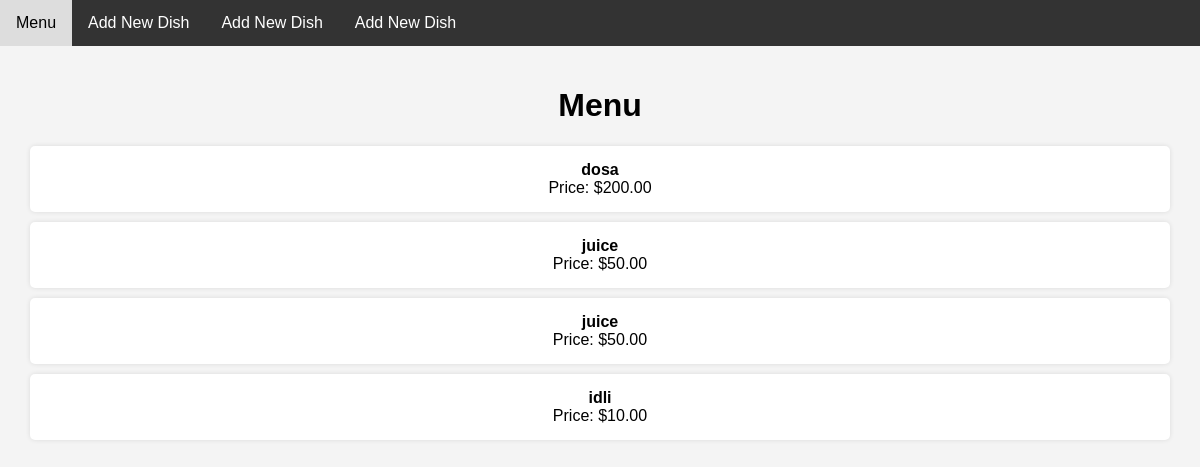
Before: / with the older database file.
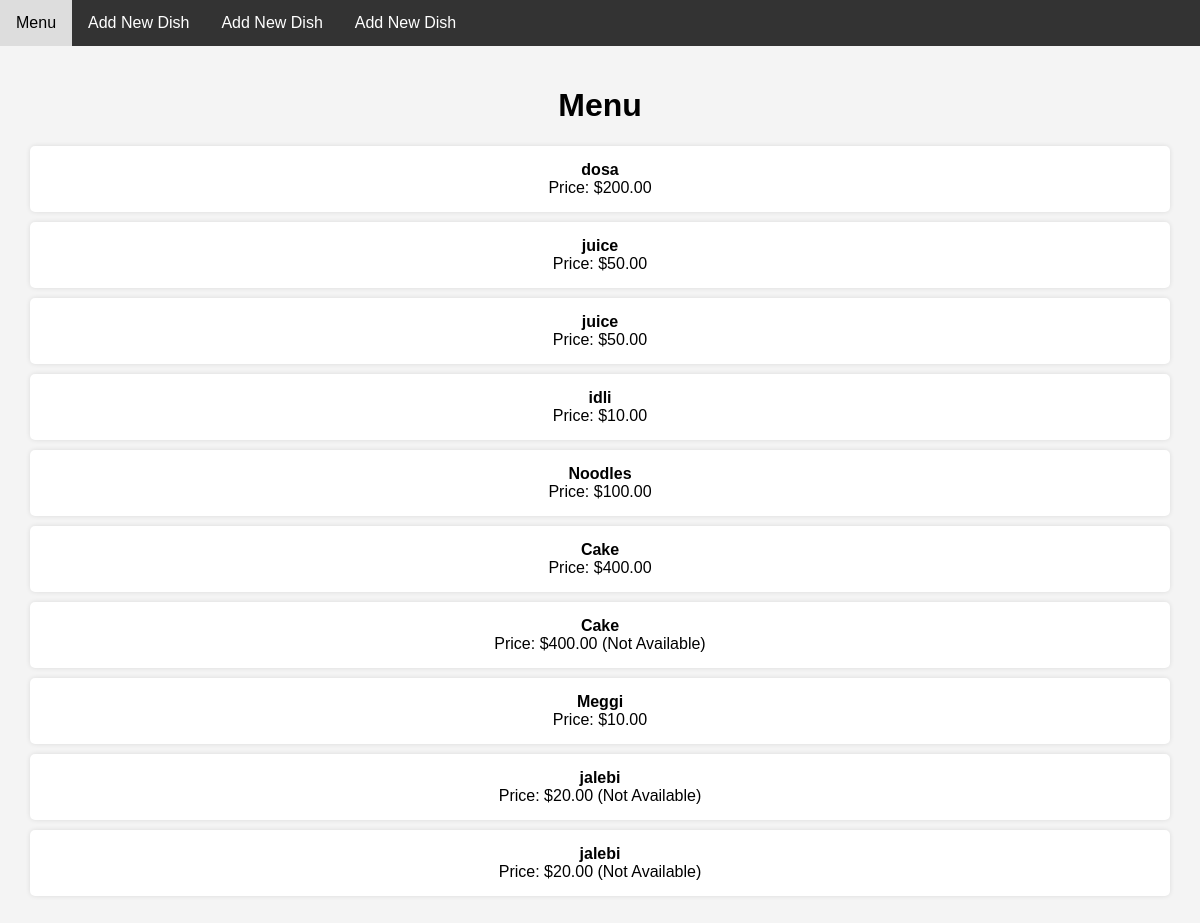
After: the same page with the newer database file.
### menu/models.py (models this page shows, shortened)
class Dish(models.Model):
    dish_id = models.AutoField(primary_key=True)
    name = models.CharField(max_length=100)
    price = models.DecimalField(max_digits=6, decimal_places=2)
    availability = models.BooleanField(default=True)

### menu/views.py (the view)
# urls.py: path('', views.menu, name='menu'),
def menu(request):
    dishes = Dish.objects.all()
    return render(request, 'menu/menu.html', {'dishes': dishes})

### menu/templates/menu/menu.html (shortened to what this page needs)
<!DOCTYPE html>
<html>
<head>
</head>
<body>
    <div class="navbar">
        <a href="{% url 'menu' %}">Menu</a>
        <a href="{% url 'add_dish' %}">Add New Dish</a>
        <a href="{% url 'order_list' %}">Add New Dish</a>
        <a href="{% url 'take_order' %}">Add New Dish</a>
    </div>
    <div class="menu-content">
        <h1 style="text-align: center;">Menu</h1>
        <ul style="list-style: none; text-align: center; padding: 0;">
            {% for dish in dishes %}
                <li class="dish-item">
                    <strong>{{ dish.name }}</strong><br>
                    Price: ${{ dish.price }}{% if not dish.availability %} (Not Available){% endif %}
                </li>
            {% endfor %}
        </ul>
    </div>
</body>
</html>

### menu/templates/menu/menu.html (style rules this page uses)
body { font-family: Arial, sans-serif; background-color: #f4f4f4; margin: 0; padding: 0; }
.navbar { background-color: #333; overflow: hidden; }
.navbar a { float: left; display: block; color: white; text-align: center; padding: 14px 16px; text-decoration: none; }
.menu-content { padding: 20px; }
.dish-item { background-color: #fff; padding: 15px; margin: 10px; border-radius: 5px; box-shadow: 0 0 5px rgba(0, 0, 0, 0.1); }

Changed rows visible on the page:
added Dish: name "Noodles", price "100.00"
added Dish: name "Cake", price "400.00"
added Dish: name "Cake", price "400.00", availability "(Not Available)"
added Dish: name "Meggi", price "10.00"
added Dish: name "jalebi", price "20.00", availability "(Not Available)"
added Dish: name "jalebi", price "20.00", availability "(Not Available)"
